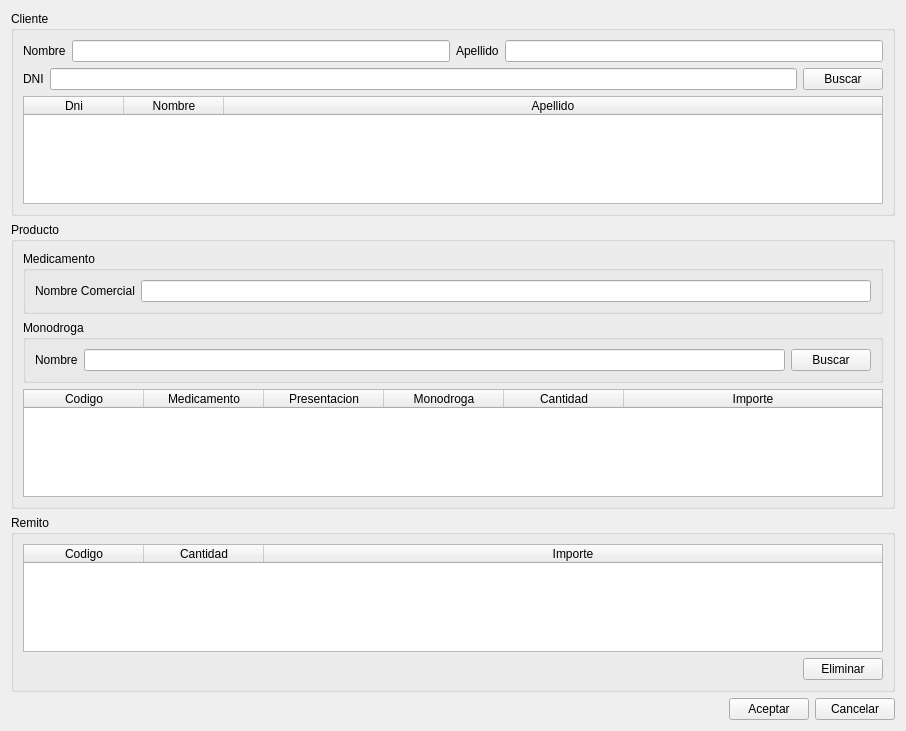
<?xml version="1.0" encoding="UTF-8"?>
<ui version="4.0">
 <class>vtnVentaConRemito</class>
 <widget class="QWidget" name="vtnVentaConRemito">
  <property name="geometry">
   <rect>
    <x>0</x>
    <y>0</y>
    <width>906</width>
    <height>731</height>
   </rect>
  </property>
  <property name="windowTitle">
   <string>Venta con Remito</string>
  </property>
  <layout class="QVBoxLayout" name="verticalLayout">
   <item>
    <widget class="QGroupBox" name="gbCliente">
     <property name="title">
      <string>Cliente</string>
     </property>
     <property name="flat">
      <bool>false</bool>
     </property>
     <property name="checkable">
      <bool>false</bool>
     </property>
     <layout class="QVBoxLayout" name="verticalLayout_2">
      <item>
       <layout class="QVBoxLayout" name="verticalLayout_10">
        <item>
         <layout class="QHBoxLayout" name="horizontalLayout_2">
          <item>
           <widget class="QLabel" name="lblNombre">
            <property name="text">
             <string>Nombre</string>
            </property>
           </widget>
          </item>
          <item>
           <widget class="QLineEdit" name="lineNombre"/>
          </item>
          <item>
           <widget class="QLabel" name="lblApellido">
            <property name="text">
             <string>Apellido</string>
            </property>
           </widget>
          </item>
          <item>
           <widget class="QLineEdit" name="lineApellido"/>
          </item>
         </layout>
        </item>
        <item>
         <layout class="QHBoxLayout" name="horizontalLayout_3">
          <item>
           <widget class="QLabel" name="lblDni">
            <property name="text">
             <string>DNI</string>
            </property>
           </widget>
          </item>
          <item>
           <widget class="QLineEdit" name="lineDni"/>
          </item>
          <item>
           <widget class="QPushButton" name="btnBuscarCliente">
            <property name="text">
             <string>Buscar</string>
            </property>
           </widget>
          </item>
         </layout>
        </item>
        <item>
         <widget class="QTableWidget" name="tableClientes">
          <property name="autoFillBackground">
           <bool>false</bool>
          </property>
          <property name="editTriggers">
           <set>QAbstractItemView::NoEditTriggers</set>
          </property>
          <property name="selectionMode">
           <enum>QAbstractItemView::SingleSelection</enum>
          </property>
          <property name="selectionBehavior">
           <enum>QAbstractItemView::SelectRows</enum>
          </property>
          <property name="sortingEnabled">
           <bool>false</bool>
          </property>
          <attribute name="horizontalHeaderStretchLastSection">
           <bool>true</bool>
          </attribute>
          <column>
           <property name="text">
            <string>Dni</string>
           </property>
          </column>
          <column>
           <property name="text">
            <string>Nombre</string>
           </property>
          </column>
          <column>
           <property name="text">
            <string>Apellido</string>
           </property>
          </column>
         </widget>
        </item>
       </layout>
      </item>
     </layout>
    </widget>
   </item>
   <item>
    <widget class="QGroupBox" name="gbProducto">
     <property name="title">
      <string>Producto</string>
     </property>
     <layout class="QVBoxLayout" name="verticalLayout_3">
      <item>
       <layout class="QGridLayout" name="gridLayout_7">
        <item row="1" column="0" colspan="2">
         <widget class="QGroupBox" name="gbMonodroga">
          <property name="title">
           <string>Monodroga</string>
          </property>
          <layout class="QVBoxLayout" name="verticalLayout_5">
           <item>
            <layout class="QGridLayout" name="gridLayout_5">
             <item row="0" column="1">
              <widget class="QLineEdit" name="lineEdit_4"/>
             </item>
             <item row="0" column="0">
              <widget class="QLabel" name="label_10">
               <property name="text">
                <string>Nombre</string>
               </property>
              </widget>
             </item>
             <item row="0" column="2">
              <widget class="QPushButton" name="btnBuscarProducto">
               <property name="text">
                <string>Buscar</string>
               </property>
              </widget>
             </item>
            </layout>
           </item>
          </layout>
         </widget>
        </item>
        <item row="2" column="0" colspan="2">
         <widget class="QTableWidget" name="tableProductos">
          <property name="editTriggers">
           <set>QAbstractItemView::NoEditTriggers</set>
          </property>
          <property name="selectionMode">
           <enum>QAbstractItemView::SingleSelection</enum>
          </property>
          <property name="selectionBehavior">
           <enum>QAbstractItemView::SelectRows</enum>
          </property>
          <attribute name="horizontalHeaderDefaultSectionSize">
           <number>120</number>
          </attribute>
          <attribute name="horizontalHeaderStretchLastSection">
           <bool>true</bool>
          </attribute>
          <column>
           <property name="text">
            <string>Codigo</string>
           </property>
          </column>
          <column>
           <property name="text">
            <string>Medicamento</string>
           </property>
          </column>
          <column>
           <property name="text">
            <string>Presentacion</string>
           </property>
          </column>
          <column>
           <property name="text">
            <string>Monodroga</string>
           </property>
          </column>
          <column>
           <property name="text">
            <string>Cantidad</string>
           </property>
          </column>
          <column>
           <property name="text">
            <string>Importe</string>
           </property>
          </column>
         </widget>
        </item>
        <item row="0" column="0" colspan="2">
         <widget class="QGroupBox" name="gbMedicamento">
          <property name="title">
           <string>Medicamento</string>
          </property>
          <layout class="QVBoxLayout" name="verticalLayout_4">
           <item>
            <layout class="QGridLayout" name="gridLayout_4">
             <item row="0" column="0">
              <widget class="QLabel" name="label_9">
               <property name="text">
                <string>Nombre Comercial</string>
               </property>
              </widget>
             </item>
             <item row="0" column="1">
              <widget class="QLineEdit" name="lineEdit_3"/>
             </item>
            </layout>
           </item>
          </layout>
         </widget>
        </item>
       </layout>
      </item>
     </layout>
    </widget>
   </item>
   <item>
    <widget class="QGroupBox" name="gbRemito">
     <property name="title">
      <string>Remito</string>
     </property>
     <layout class="QVBoxLayout" name="verticalLayout_6">
      <item>
       <layout class="QGridLayout" name="gridLayout_3">
        <item row="0" column="0">
         <widget class="QTableWidget" name="tableRemito">
          <property name="editTriggers">
           <set>QAbstractItemView::NoEditTriggers</set>
          </property>
          <property name="selectionMode">
           <enum>QAbstractItemView::SingleSelection</enum>
          </property>
          <property name="selectionBehavior">
           <enum>QAbstractItemView::SelectRows</enum>
          </property>
          <attribute name="horizontalHeaderDefaultSectionSize">
           <number>120</number>
          </attribute>
          <attribute name="horizontalHeaderStretchLastSection">
           <bool>true</bool>
          </attribute>
          <column>
           <property name="text">
            <string>Codigo</string>
           </property>
          </column>
          <column>
           <property name="text">
            <string>Cantidad</string>
           </property>
          </column>
          <column>
           <property name="text">
            <string>Importe</string>
           </property>
          </column>
         </widget>
        </item>
       </layout>
      </item>
      <item>
       <layout class="QHBoxLayout" name="horizontalLayout">
        <item>
         <spacer name="horizontalSpacer">
          <property name="orientation">
           <enum>Qt::Horizontal</enum>
          </property>
          <property name="sizeHint" stdset="0">
           <size>
            <width>40</width>
            <height>20</height>
           </size>
          </property>
         </spacer>
        </item>
        <item>
         <widget class="QPushButton" name="btnEliminar">
          <property name="text">
           <string>Eliminar</string>
          </property>
         </widget>
        </item>
       </layout>
      </item>
     </layout>
    </widget>
   </item>
   <item>
    <layout class="QHBoxLayout" name="horizontalLayout_5">
     <item>
      <spacer name="horizontalSpacer_2">
       <property name="orientation">
        <enum>Qt::Horizontal</enum>
       </property>
       <property name="sizeHint" stdset="0">
        <size>
         <width>40</width>
         <height>20</height>
        </size>
       </property>
      </spacer>
     </item>
     <item>
      <widget class="QPushButton" name="btnAceptar">
       <property name="text">
        <string>Aceptar</string>
       </property>
      </widget>
     </item>
     <item>
      <widget class="QPushButton" name="btnCancelar">
       <property name="text">
        <string>Cancelar</string>
       </property>
      </widget>
     </item>
    </layout>
   </item>
  </layout>
 </widget>
 <resources/>
 <connections/>
</ui>
